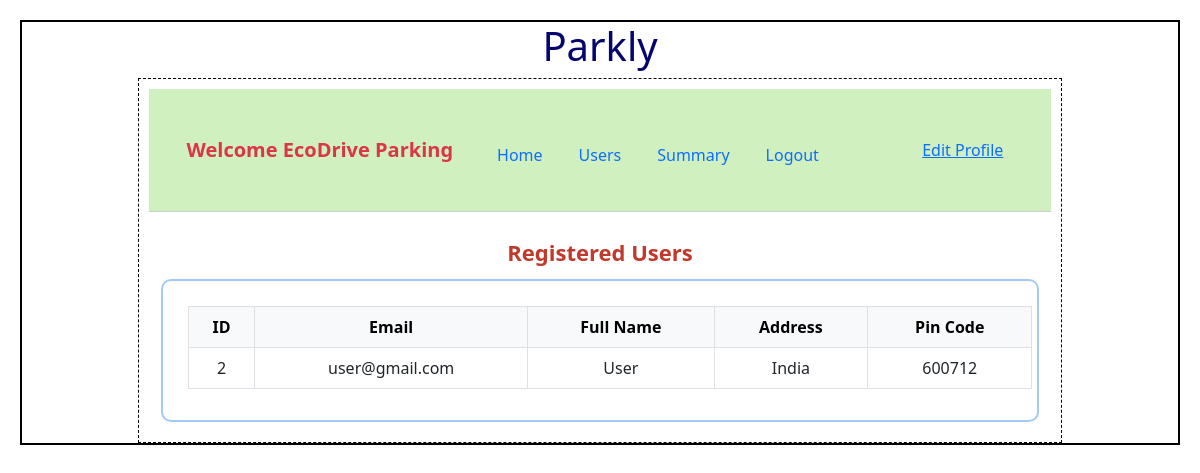
Before: /admin/EcoDrive Parking/users (signed in) with the older database file.
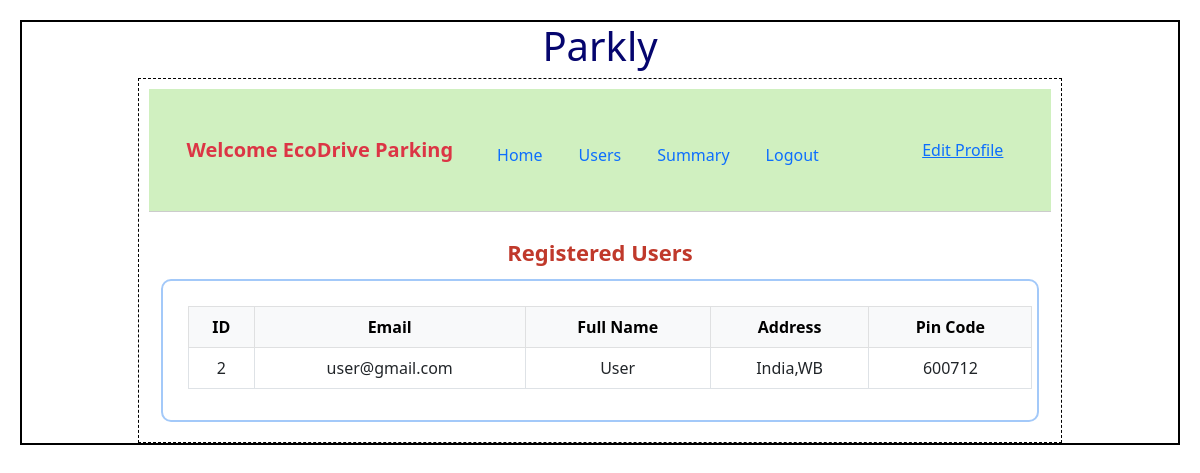
After: the same page with the newer database file.
### backend/models.py (models this page shows)
class User(db.Model,UserMixin):
    __tablename__="user"
    id=db.Column(db.Integer,primary_key=True)
    email=db.Column(db.String,unique=True,nullable=False)
    password=db.Column(db.String,nullable=False)
    role=db.Column(db.Integer,default=1)
    full_name=db.Column(db.String,nullable=False)
    address=db.Column(db.String,nullable=False)
    pin_code=db.Column(db.Integer,nullable=False)
    reservations=db.relationship("Reservation",cascade="all,delete",backref="user",lazy=True) #user can access their all reservation

### backend/controllers.py (the view)
@app.route("/admin/<name>/users")
@login_required
def admin_users(name):
    users = User.query.all()
    return render_template("users.html", name=name, users=users)

### backend/controllers.py (called while the page is built)
@login_manager.user_loader
def load_user(user_id):
    return User.query.get(int(user_id))

### templates/users.html
{% extends "admin_layout.html" %}
{% block content %}
<div class="container mt-4">
    <div class="dashboard-title">Registered Users</div>
    <div class="box">
        <table class="table table-bordered text-center">
            <thead class="table-light">
                <tr>
                    <th>ID</th>
                    <th>Email</th>
                    <th>Full Name</th>
                    <th>Address</th>
                    <th>Pin Code</th>
                </tr>
            </thead>
            <tbody>
                {% for user in users %}
                    {% if user.email != "admin@iitm.ac.in" %}
                    <tr>
                        <td>{{ user.id }}</td>
                        <td>{{ user.email }}</td>
                        <td>{{ user.full_name }}</td>
                        <td>{{ user.address }}</td>
                        <td>{{ user.pin_code }}</td>
                    </tr>
                    {% endif %}
                {% endfor %}
            </tbody>
        </table>
    </div>
</div>
{% endblock %}

### templates/admin_layout.html (shortened to what this page needs)
<!DOCTYPE html>
<html>
    <head>
        <link rel="stylesheet" href="/static/styles/main.css">
        <link href="https://cdn.jsdelivr.net/npm/bootstrap@5.0.2/dist/css/bootstrap.min.css" rel="stylesheet">
    </head>
    <body>
        <div class="my_container">
           <div class="center"><h1>Parkly</h1></div>
            <div class="my_panel">
                <nav class="navbar navbar-expand-lg navbar-custom p-3">
                    <div class="container-fluid">
                      <span class="navbar-brand fw-bold text-danger">Welcome {{name}}</span>
                      <div class="navbar-nav">
                        <a class="nav-link" href="{{ url_for('admin_dashboard', name=name) }}">Home</a>
                        <a class="nav-link" href="{{ url_for('admin_users', name=name) }}">Users</a>
                        <a class="nav-link" href="{{ url_for('admin_summary', name=name) }}">Summary</a>
                        <a class="nav-link" href="{{ url_for('logout') }}">Logout</a>
                      </div>
                      <div class="ms-auto">
                        <a href="{{ url_for('edit_profile', name=name) }}" class="text-primary">Edit Profile</a>
                      </div>
                    </div>
                </nav>
                {% block content %}{% endblock %}
            </div>
        </div>
    </body>
</html>

### static/styles/main.css (style rules this page uses)
* { margin:10px; }
.my_container { border: 2px solid black; }
.my_panel { width: 80%; margin: auto; height: auto; border: 1px dashed black; }
.center { text-align: center; margin: auto; color: rgb(5, 5, 110); }
.navbar-custom { background-color: #d0f0c0; }
.box { border: 2px solid #a3c9f9; border-radius: 10px; padding: 15px; margin-bottom: 20px; }
body { font-family: Arial, sans-serif; }
.navbar-custom { background-color: #d0f0c0; border-bottom: 1px solid #ccc; }
.dashboard-title { font-size: 22px; color: #c0392b; font-weight: bold; text-align: center; margin-top: 10px; }

Changed rows visible on the page:
changed User "user@gmail.com": address "India" → "India,WB"
